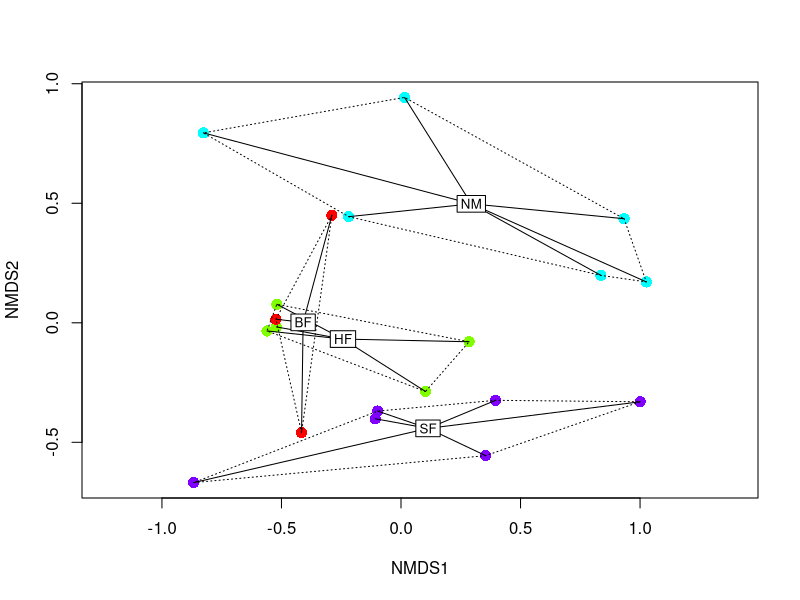
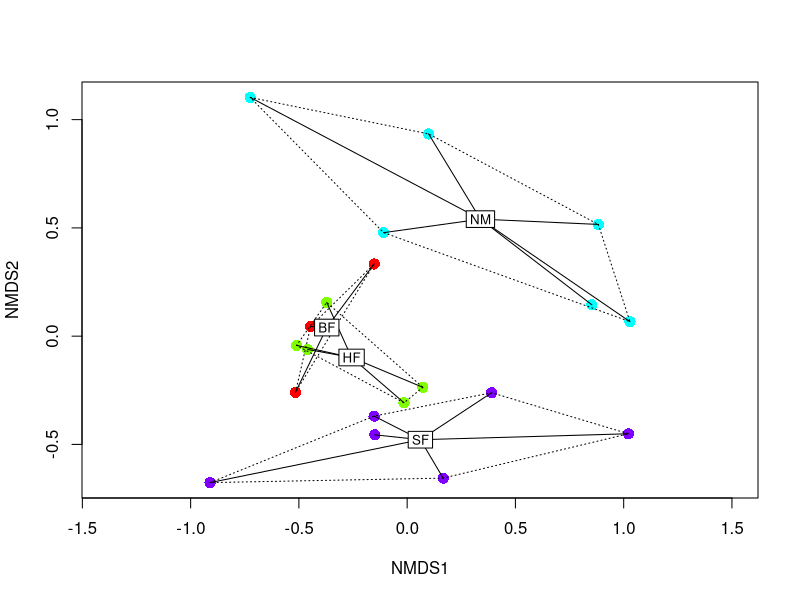

These charts were generated, in order, by the following R code:
## ---- chunk 1
require(vegan)
data(dune)
data(dune.env)

# NMDS on fouth-root transformed abundances
un_nmds <- metaMDS(dune^0.25, distance = 'bray')

# plot it
cols = rainbow(4)
plot(un_nmds, display = 'sites', type = 'n')
points(un_nmds, col = cols[dune.env$Management], pch = 16, cex = 1.5)
ordihull(un_nmds, groups = dune.env$Management, lty = 'dotted')
ordispider(un_nmds, groups = dune.env$Management, label = TRUE)
## ---- chunk 2
# calculate weights
dpw <- dispweight(dune, dune.env$Management, nsimul = 100)

# NMDS on dispersion weighted community data
disp_nmds <- metaMDS(dpw, distance = 'bray')

# plot
plot(disp_nmds, display = 'sites', type = 'n')
points(disp_nmds, col = cols[dune.env$Management], pch = 16, cex = 1.5)
ordihull(disp_nmds, groups = dune.env$Management, lty = 'dotted')
ordispider(disp_nmds, groups = dune.env$Management, label = TRUE)
